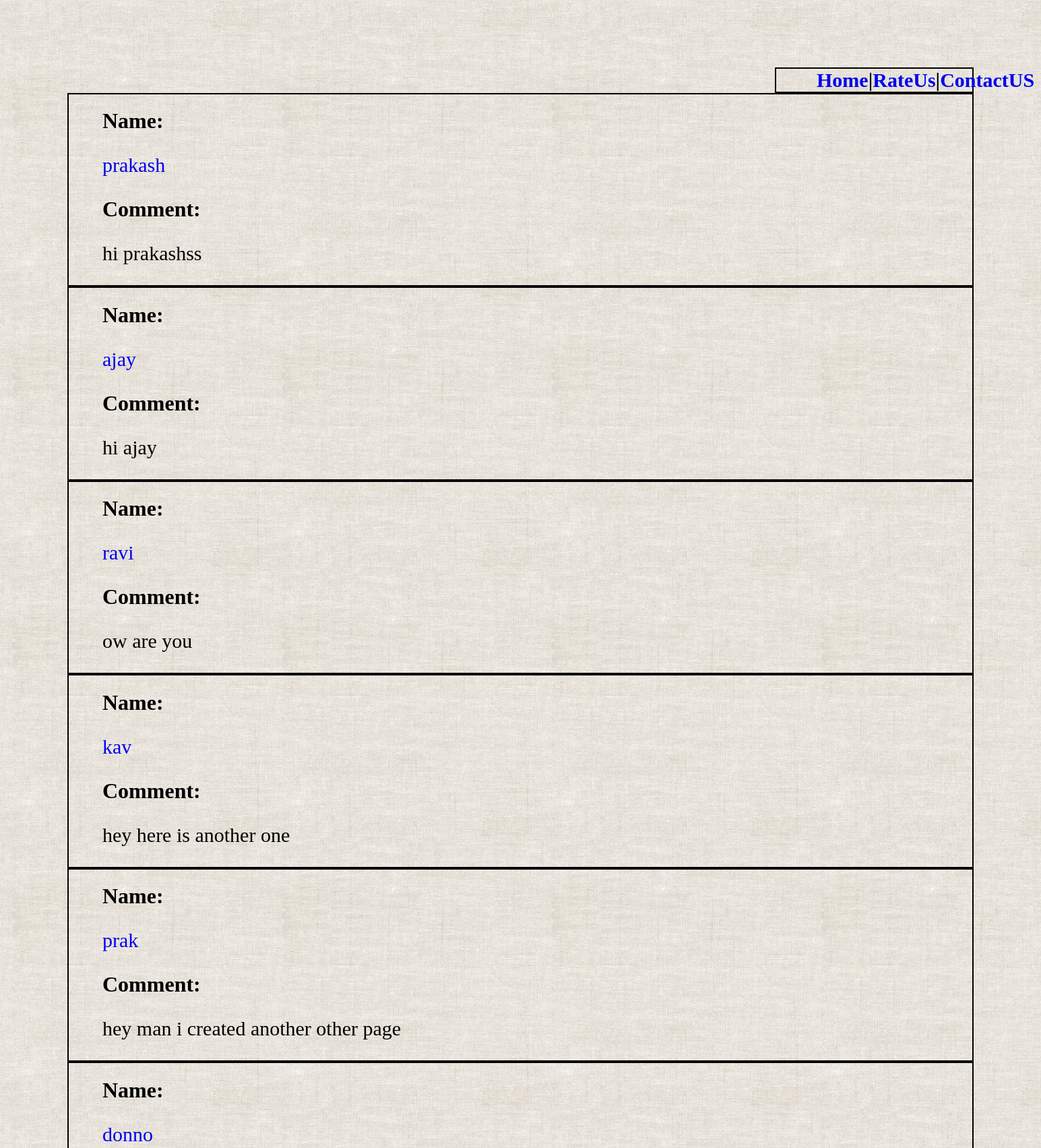
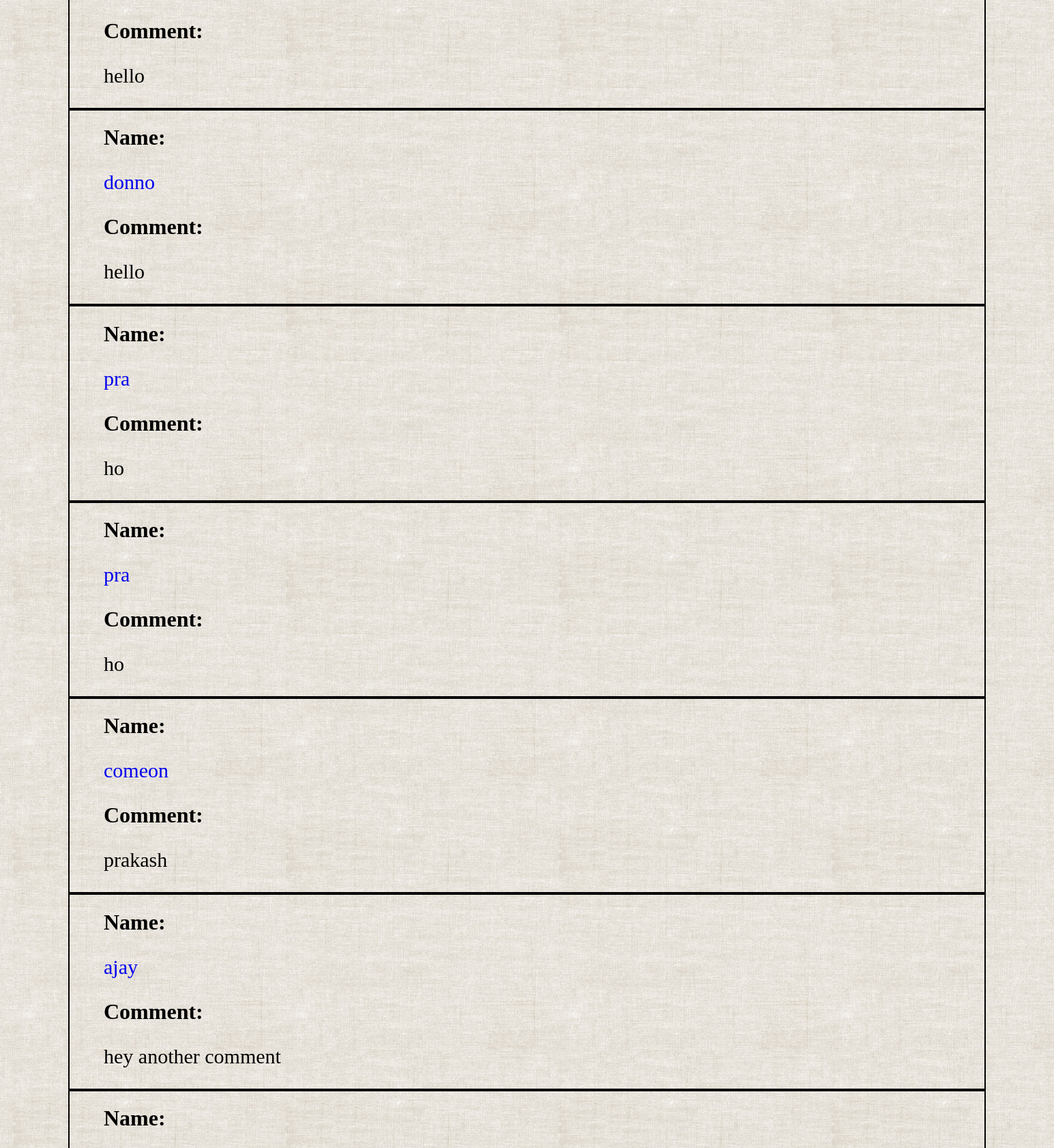
The app's page /data/ (upper part) with its own data (2 pictures, top to bottom).
### info/models.py (models this page shows, shortened)
class Ganesh(models.Model):
    Name = models.CharField(max_length=20)
    Comment=models.TextField()

### info/views.py (the view)
# urls.py: path('data/',views.Data.as_view(),name='data'),
class Data(ListView):
    model=Ganesh
    template_name='rev.html'

### templates/rev.html (shortened to what this page needs)
<!DOCTYPE html>
{% extends 'base.html'%}
{% load static %}
{% block content %}
<head>
</head>
<body>
{% for x in object_list %}
<div>
    <h1>Name:</h1><p><a href="{% url 'details' x.pk %}">{{x.Name}}</a></p>
<h1>Comment:</h1><p>{{x.Comment}}</p>
</div>
{% endfor %}
</body>
{% endblock %}

### templates/base.html (shortened to what this page needs)
<!DOCTYPE html>
<html lang="en">
<head>
    </head>
<body>
<div class="post">
    <a href="{% url 'info' %}">Home</a>|<a href="{% url 'create'%}">RateUs</a>|<a href="{% url 'complaint'%}">ContactUS</a>
</div>
</body>
</html>
{% block content%}
{% endblock %}

### templates/base.html (style rules this page uses)
.post { font-size:30px; margin-left:1050px; padding-left:60px; font-weight:bold; }

### templates/rev.html (style rules this page uses)
div { border:2px solid black; padding-left:50px; }
body { background-image:url(/static/images/an.png); margin:100px; }
p { font-size:30px; }
a { text-decoration:none; }

### records on screen
Ganesh: Name "prakash", Comment "hi prakashss"
Ganesh: Name "ajay", Comment "hi ajay"
Ganesh: Name "ravi", Comment "ow are you"
Ganesh: Name "kav", Comment "hey here is another one"
Ganesh: Name "prak", Comment "hey man i created another other page"
Ganesh: Name "donno", Comment "hello"
Ganesh: Name "donno", Comment "hello"
Ganesh: Name "pra", Comment "ho"
Ganesh: Name "pra", Comment "ho"
Ganesh: Name "comeon", Comment "prakash"
Ganesh: Name "ajay", Comment "hey another comment"
